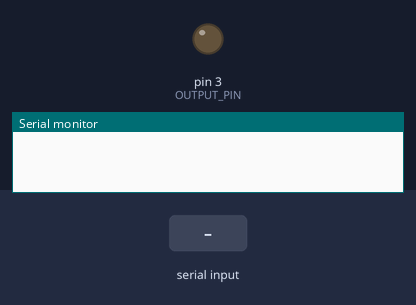
Simulated run of this sketch. Board: Arduino Uno, built with avr-gcc and run on an emulated ATmega328P. Shown: output pins drawn as LEDs (lit = HIGH), the last lines printed to the serial monitor. The inputs (shaded band) are chosen by the test bench.

Above: at 1.2 s.
1.3 s: "1\n" received over Serial
At 1.36 s:
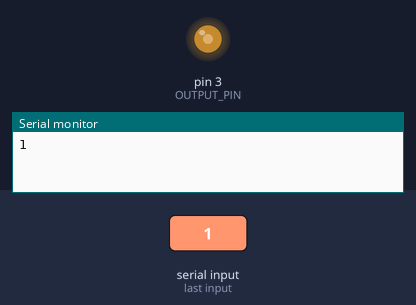
2.9 s: byte 13 ('\r') received over Serial
At 4.1 s:
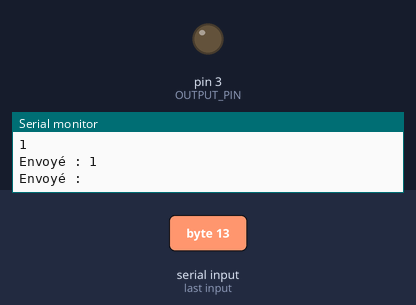
Timing chart, 0 to 5.9 s (numbered marks = the images above; inputs shaded):
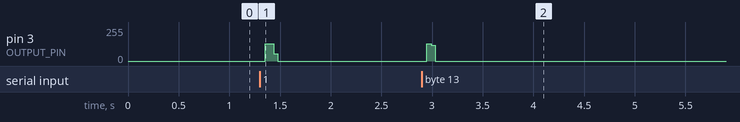

The sketch:

433Manchester.ino
```cpp
// (licence header left out)
#define OUTPUT_PIN 3
#define T 400 			 // Manchester code period (in µs)
#define DELAY 10         // delay to prevent issues with Serial (in ms)
#define REPEAT_X_TIMES 6 // Number of times the message is repeated
#define SERIAL_BAUD_RATE 115200

String msg = String("");

void send_message(const char *str)
{
  int output_status = HIGH;
  char *encoded_str = NULL;
  int msg_length = strlen(str);
  int encoded_msg_length = msg_length + 4; // Add two first sync bytes, one for checksum, one for end byte.
  char checksum = '\x00';

  // Memory allocation
  if ((encoded_str = (char*) malloc(sizeof(char) * (encoded_msg_length + 1))) == NULL)
    return;

  // Checksum calculation (simple xor between bytes)
  for (int i=0; i<msg_length; i++)
    checksum ^= str[i];
  // Format encoded str with start bytes, checksum byte and end byte
  sprintf(encoded_str,"\xAA\x55%s%c\xFF", str, checksum);

  // Starting impulsion
  digitalWrite(OUTPUT_PIN, output_status);
  delayMicroseconds(5*T);

  for (int x=0; x<REPEAT_X_TIMES; x++)
    for (int i=0; i<encoded_msg_length; i++)
    {
      // Send bits
      for (int j=7; j>=0; j--)
      {
        int previous_status = output_status;

        if (bitRead(encoded_str[i],j))
          output_status = HIGH;
        else
          output_status = LOW;

        if (output_status != previous_status)
          digitalWrite(OUTPUT_PIN, output_status);

        delayMicroseconds(T/2);

        output_status = !output_status;
        digitalWrite(OUTPUT_PIN, output_status);

        delayMicroseconds(T/2);
      }
    }
  digitalWrite(OUTPUT_PIN, LOW);
  free(encoded_str);
}

void setup() {
  pinMode(OUTPUT_PIN, OUTPUT);
  digitalWrite(OUTPUT_PIN, LOW);
  Serial.begin(SERIAL_BAUD_RATE);
}

void loop() {
  if (Serial.available()>0)
  {
    char c = Serial.read();
    Serial.print(c);
    if (c == '\r' || c == '\n')
    {
      send_message(msg.c_str());
      Serial.println("Envoyé : "+msg);
      msg = String("");
    }
    else
      msg += c;
  }
  delay(DELAY);
}
```

Measured:
- after the input at 1.3 s, pin 3 (OUTPUT_PIN): 0/255 → 128/255 after 0.06 s, → 0/255 0.08 s later
- after the input at 2.9 s, pin 3 (OUTPUT_PIN): 0/255 → 128/255 after 0.05 s, → 119/255 0.04 s later, → 0/255 0.04 s later
